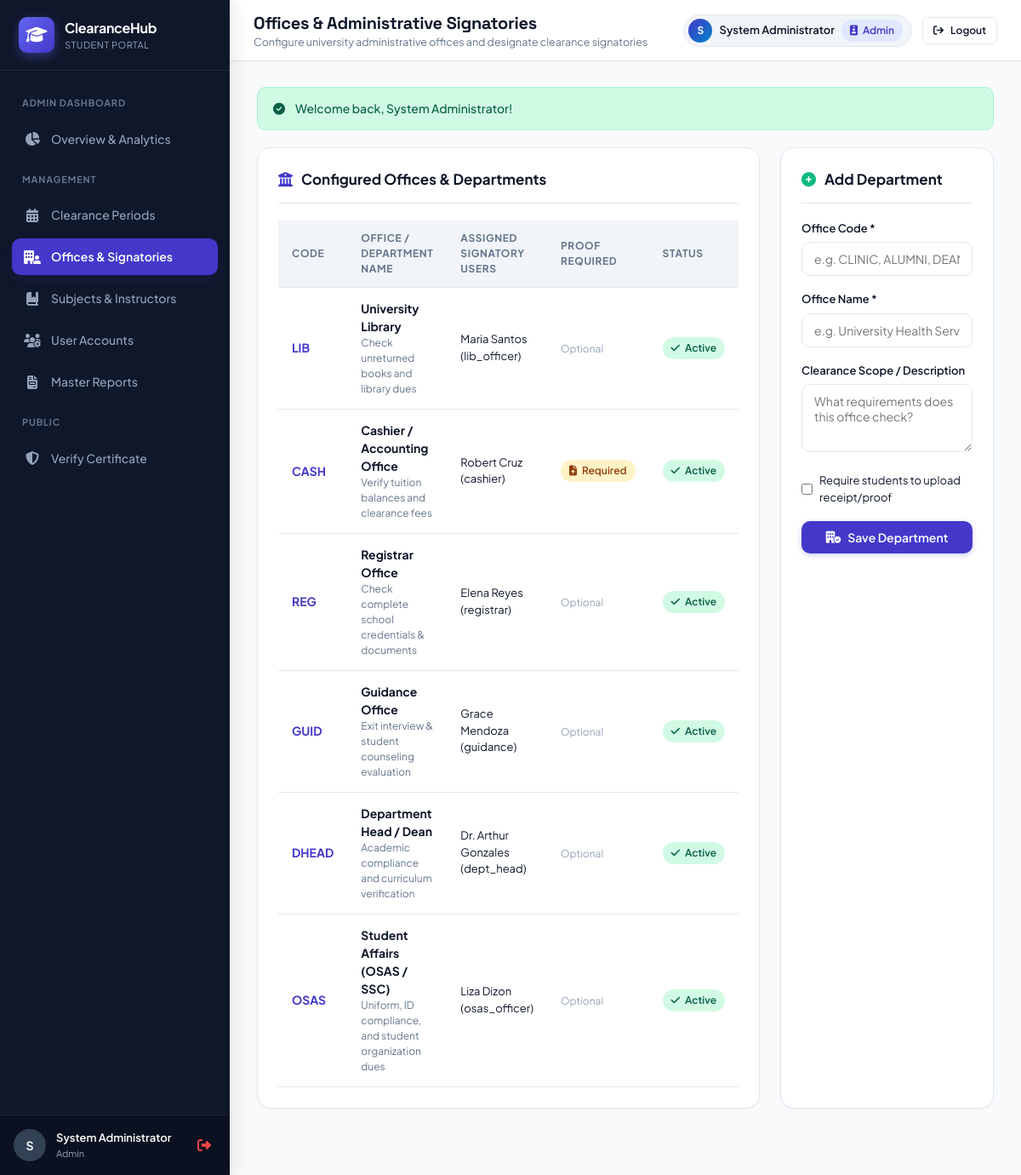
The app's page /admin/departments.php (signed in) with its own data.
### tables this page shows
CREATE TABLE `departments` (
  `id` INT AUTO_INCREMENT PRIMARY KEY,
  `code` VARCHAR(30) NOT NULL UNIQUE,
  `name` VARCHAR(100) NOT NULL,
  `description` VARCHAR(255) NULL,
  `requires_proof` TINYINT(1) DEFAULT 0,
  `is_active` TINYINT(1) DEFAULT 1,
  `created_at` TIMESTAMP DEFAULT CURRENT_TIMESTAMP
);

### config/helpers.php (called while the page is built, shortened)
<?php
function e(?string $string): string {
    return htmlspecialchars($string ?? '', ENT_QUOTES, 'UTF-8');
}

### admin/departments.php (the view, shortened to what this page needs)
<?php
require_once __DIR__ . '/../config/db.php';
require_once __DIR__ . '/../config/helpers.php';
$departments = $pdo->query("
    SELECT d.*,
           GROUP_CONCAT(CONCAT(u.first_name, ' ', u.last_name, ' (', u.username, ')') SEPARATOR ', ') as signatories
    FROM departments d
    LEFT JOIN users u ON u.department_id = d.id AND u.role = 'signatory'
    GROUP BY d.id
    ORDER BY d.id ASC
")->fetchAll();
include __DIR__ . '/../includes/header.php';
include __DIR__ . '/../includes/navbar.php';
?>
<div class="grid-2-1">
    <div class="card">
        <div class="card-header">
            <div class="card-title">
                <i class="fa-solid fa-building-columns" style="color: var(--primary);"></i>
                <span>Configured Offices & Departments</span>
            </div>
        </div>
        <div class="table-responsive">
            <table class="table">
                <thead>
                    <tr>
                        <th>Code</th>
                        <th>Office / Department Name</th>
                        <th>Assigned Signatory Users</th>
                        <th>Proof Required</th>
                        <th>Status</th>
                    </tr>
                </thead>
                <tbody>
                    <?php foreach ($departments as $d): ?>
                        <tr>
                            <td><strong style="color: var(--primary);"><?= e($d['code']) ?></strong></td>
                            <td>
                                <div><strong><?= e($d['name']) ?></strong></div>
                                <div style="font-size: 12px; color: var(--text-muted);"><?= e($d['description']) ?></div>
                            </td>
                            <td style="font-size: 13px;">
                                <?= $d['signatories'] ? e($d['signatories']) : '<span style="color: #94a3b8; font-style: italic;">No signatory account assigned</span>' ?>
                            </td>
                            <td>
                                <?= $d['requires_proof'] ? '<span class="badge badge-warning"><i class="fa-solid fa-file-arrow-up"></i> Required</span>' : '<span style="font-size: 12px; color: #94a3b8;">Optional</span>' ?>
                            </td>
                            <td>
                                <span class="badge badge-success"><i class="fa-solid fa-check"></i> Active</span>
                            </td>
                        </tr>
                    <?php endforeach; ?>
                </tbody>
            </table>
        </div>
    </div>
    <div class="card">
        <div class="card-header">
            <div class="card-title">
                <i class="fa-solid fa-plus-circle" style="color: var(--success);"></i>
                <span>Add Department</span>
            </div>
        </div>
        <form action="" method="POST">
            <div class="form-group">
                <label class="form-label" for="code">Office Code *</label>
                <input type="text" name="code" id="code" class="form-control" required placeholder="e.g. CLINIC, ALUMNI, DEAN">
            </div>
            <div class="form-group">
                <label class="form-label" for="name">Office Name *</label>
                <input type="text" name="name" id="name" class="form-control" required placeholder="e.g. University Health Services">
            </div>
            <div class="form-group">
                <label class="form-label" for="description">Clearance Scope / Description</label>
                <textarea name="description" id="description" class="form-control" placeholder="What requirements does this office check?"></textarea>
            </div>
            <div class="form-group">
                <label style="display: flex; align-items: center; gap: 8px; font-size: 13px; cursor: pointer;">
                    <input type="checkbox" name="requires_proof" value="1">
                    <span>Require students to upload receipt/proof</span>
                </label>
            </div>
            <button type="submit" class="btn btn-primary" style="width: 100%;">
                <i class="fa-solid fa-building-circle-check"></i> Save Department
            </button>
        </form>
    </div>
</div>
<?php include __DIR__ . '/../includes/footer.php'; ?>

### assets/css/style.css (style rules this page uses)
:root { --primary: #4338ca; --primary-hover: #3730a3; --primary-light: #e0e7ff; --primary-glow: rgba(67, 56, 202, 0.15); --secondary: #0284c7; --accent: #f59e0b; --success: #10b981; --success-bg: #d1fae5; --success-text: #065f46; --warning: #f59e0b; --warning-bg: #fef3c7; --warning-text: #92400e; --danger: #ef4444; --danger-bg: #fee2e2; --danger-text: #991b1b; --info: #3b82f6; --info-bg: #dbeafe; --info-text: #1e40af; --bg-page: #f8fafc; --surface: #ffffff; --surface-secondary: #f1f5f9; --border: #e2e8f0; --border-focus: #818cf8; --text-main: #0f172a; --text-muted: #64748b; --text-light: #94a3b8; --radius-sm: 6px; --radius-md: 10px; --radius-lg: 16px; --radius-xl: 22px; --radius-full: 9999px; --shadow-sm: 0 1px 2px 0 rgba(0, 0, 0, 0.05); --shadow-md: 0 4px 6px -1px rgba(0, 0, 0, 0.08), 0 2px 4px -2px rgba(0, 0, 0, 0.05); --shadow-lg: 0 10px 15px -3px rgba(0, 0, 0, 0.08), 0 4px 6px -4px rgba(0, 0, 0, 0.04); --shadow-glow: 0 8px 25px -4px var(--primary-glow); --transition: all 0.2s cubic-bezier(0.4, 0, 0.2, 1); }
* { box-sizing: border-box; margin: 0; padding: 0; }
body { font-family: 'Plus Jakarta Sans', sans-serif; background-color: var(--bg-page); color: var(--text-main); line-height: 1.5; min-height: 100vh; display: flex; flex-direction: column; }
.btn { display: inline-flex; align-items: center; justify-content: center; gap: 8px; padding: 9px 18px; font-size: 14px; font-weight: 600; font-family: inherit; border-radius: var(--radius-md); cursor: pointer; border: 1px solid transparent; transition: var(--transition); text-decoration: none; white-space: nowrap; }
.btn-primary { background: var(--primary); color: #ffffff; box-shadow: 0 2px 6px rgba(67, 56, 202, 0.25); }
.card { background: var(--surface); border: 1px solid var(--border); border-radius: var(--radius-lg); box-shadow: var(--shadow-sm); padding: 24px; margin-bottom: 24px; transition: var(--transition); }
.card-header { display: flex; align-items: center; justify-content: space-between; margin-bottom: 20px; padding-bottom: 14px; border-bottom: 1px solid var(--border); }
.card-title { font-size: 17px; font-weight: 700; display: flex; align-items: center; gap: 10px; }
.badge { display: inline-flex; align-items: center; gap: 6px; padding: 4px 10px; border-radius: var(--radius-full); font-size: 12px; font-weight: 600; text-transform: capitalize; }
.badge-success { background: var(--success-bg); color: var(--success-text); }
.badge-warning { background: var(--warning-bg); color: var(--warning-text); }
.table-responsive { width: 100%; overflow-x: auto; }
.table { width: 100%; border-collapse: collapse; text-align: left; }
.table th { background: var(--surface-secondary); color: var(--text-muted); font-size: 12px; text-transform: uppercase; letter-spacing: 0.6px; font-weight: 700; padding: 12px 16px; border-bottom: 1px solid var(--border); }
.table td { padding: 14px 16px; font-size: 14px; border-bottom: 1px solid var(--border); vertical-align: middle; }
.form-group { margin-bottom: 18px; }
.form-label { display: block; font-size: 13px; font-weight: 600; margin-bottom: 6px; color: var(--text-main); }
.form-control { width: 100%; padding: 10px 14px; font-size: 14px; font-family: inherit; border-radius: var(--radius-md); border: 1px solid var(--border); background: var(--surface); color: var(--text-main); transition: var(--transition); }
textarea.form-control { resize: vertical; min-height: 80px; }
.grid-2-1 { display: grid; grid-template-columns: 2fr 1fr; gap: 24px; margin-bottom: 24px; }

### records on screen
departments: code "LIB", name "University Library", description "Check unreturned books and library dues", signatories "Maria Santos (lib_officer)", requires_proof "Optional"
departments: code "CASH", name "Cashier / Accounting Office", description "Verify tuition balances and clearance fees", signatories "Robert Cruz (cashier)", requires_proof 1 (drawn)
departments: code "REG", name "Registrar Office", description "Check complete school credentials & documents", signatories "Elena Reyes (registrar)", requires_proof "Optional"
departments: code "GUID", name "Guidance Office", description "Exit interview & student counseling evaluation", signatories "Grace Mendoza (guidance)", requires_proof "Optional"
departments: code "DHEAD", name "Department Head / Dean", description "Academic compliance and curriculum verification", signatories "Dr. Arthur Gonzales (dept_head)", requires_proof "Optional"
departments: code "OSAS", name "Student Affairs (OSAS / SSC)", description "Uniform, ID compliance, and student organization dues", signatories "Liza Dizon (osas_officer)", requires_proof "Optional"

### other values on screen
substr($user['name'] ?: $user['username'], 0, 1) "S"
$user['name'] ?: $user['username'] "System Administrator"
$user['role'] "Admin"
$page_title "Offices & Administrative Signatories"
$page_subtitle "Configure university administrative offices and designate clearance signatories"
$flash['message'] "Welcome back, System Administrator!"
